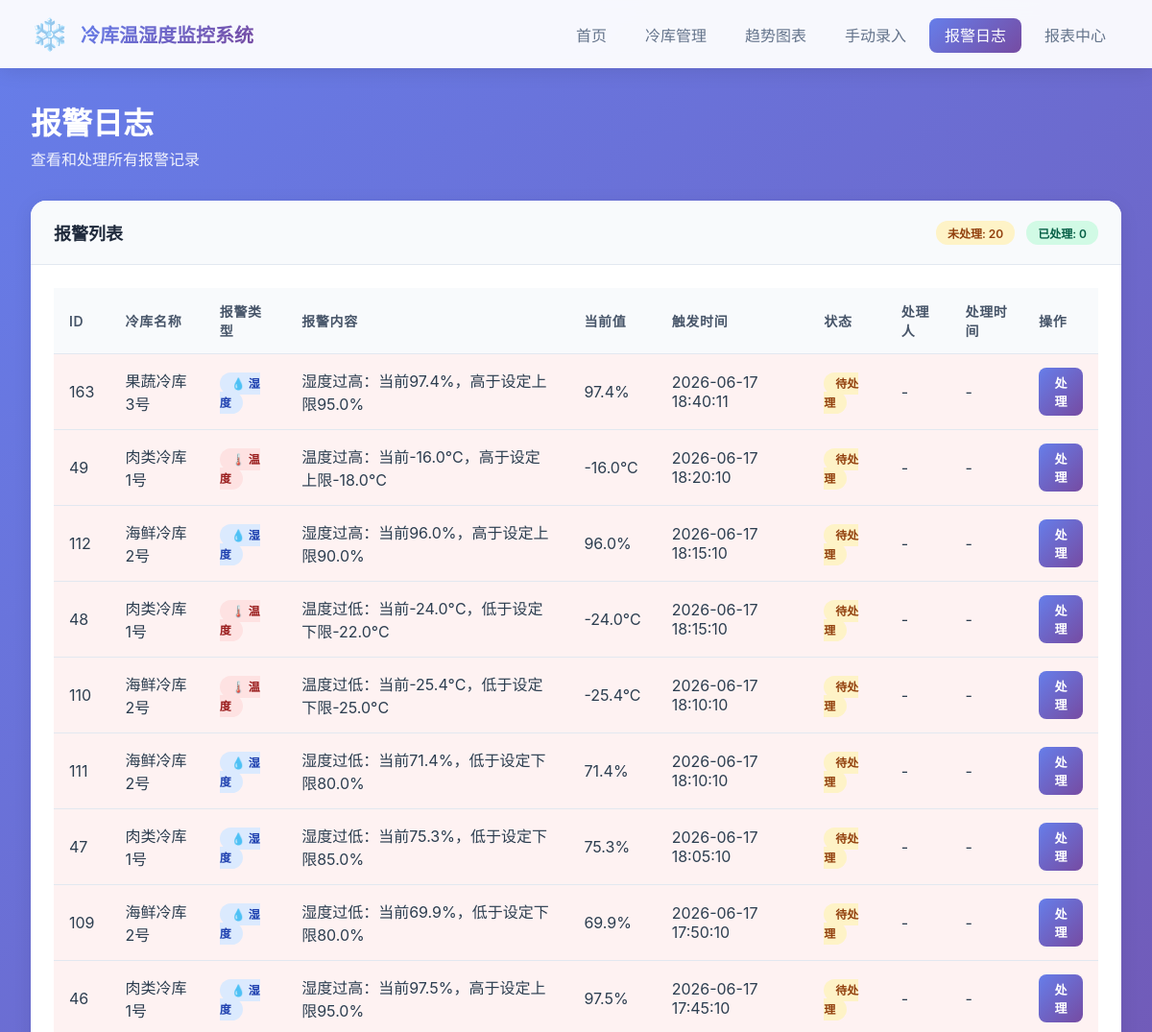
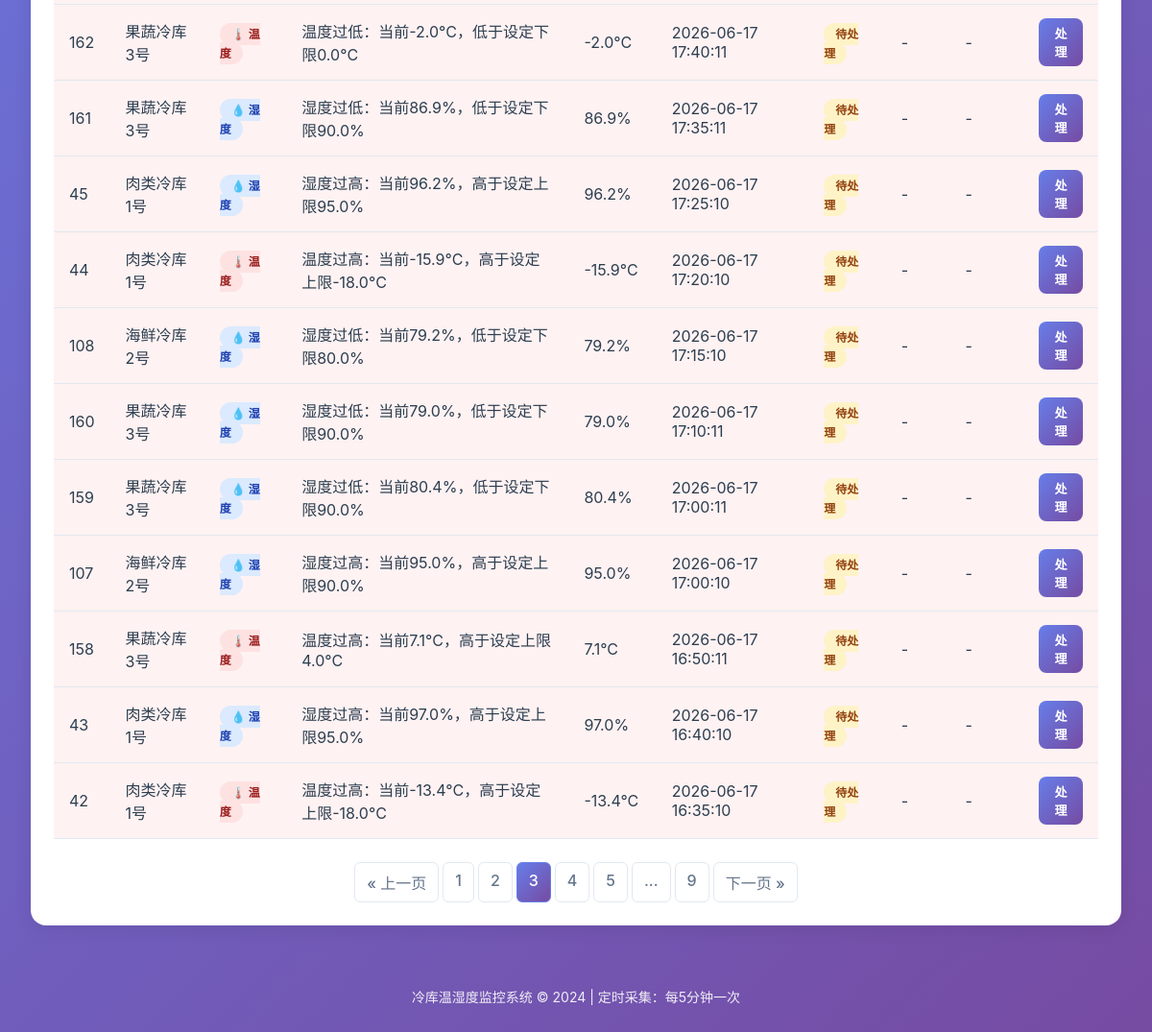
The app's page /alarms?page=3 with its own data (2 pictures, top to bottom).
### app.py (models this page shows, shortened)
class AlarmLog(db.Model):
    id = db.Column(db.Integer, primary_key=True)
    storage_id = db.Column(db.Integer, db.ForeignKey('cold_storage.id'), nullable=False)
    alarm_type = db.Column(db.String(20), nullable=False)
    message = db.Column(db.String(200), nullable=False)
    current_value = db.Column(db.Float, nullable=False)
    threshold_min = db.Column(db.Float)
    threshold_max = db.Column(db.Float)
    triggered_at = db.Column(db.DateTime, default=datetime.now)
    handled_at = db.Column(db.DateTime)
    handled_by = db.Column(db.String(100))
    handled_note = db.Column(db.String(500))
    is_handled = db.Column(db.Boolean, default=False)

class ColdStorage(db.Model):
    id = db.Column(db.Integer, primary_key=True)
    name = db.Column(db.String(100), nullable=False)
    temp_min = db.Column(db.Float, nullable=False)
    temp_max = db.Column(db.Float, nullable=False)
    humidity_min = db.Column(db.Float, nullable=False)
    humidity_max = db.Column(db.Float, nullable=False)
    created_at = db.Column(db.DateTime, default=datetime.now)
    records = db.relationship('TemperatureRecord', backref='storage', lazy=True, cascade='all, delete-orphan')
    alarms = db.relationship('AlarmLog', backref='storage', lazy=True, cascade='all, delete-orphan')

### app.py (the view)
@app.route('/alarms')
def alarms():
    page = request.args.get('page', 1, type=int)
    per_page = 20
    alarms_query = AlarmLog.query.order_by(AlarmLog.triggered_at.desc())
    pagination = alarms_query.paginate(page=page, per_page=per_page)
    return render_template('alarms.html', pagination=pagination, alarms=pagination.items)

### templates/alarms.html (shortened to what this page needs)
{% extends 'base.html' %}
{% block content %}
<div class="page-header">
    <h2>报警日志</h2>
    <p class="subtitle">查看和处理所有报警记录</p>
</div>
<div class="card">
    <div class="card-header">
        <div class="header-row">
            <h3>报警列表</h3>
            <div class="header-actions">
                <span class="badge badge-warning">未处理: {{ alarms|selectattr('is_handled', 'equalto', false)|list|length }}</span>
                <span class="badge badge-success">已处理: {{ alarms|selectattr('is_handled', 'equalto', true)|list|length }}</span>
            </div>
        </div>
    </div>
    <div class="card-body">
        {% if alarms %}
        <table class="data-table">
            <thead>
                <tr>
                    <th>ID</th>
                    <th>冷库名称</th>
                    <th>报警类型</th>
                    <th>报警内容</th>
                    <th>当前值</th>
                    <th>触发时间</th>
                    <th>状态</th>
                    <th>处理人</th>
                    <th>处理时间</th>
                    <th>操作</th>
                </tr>
            </thead>
            <tbody>
                {% for alarm in alarms %}
                <tr class="{{ 'alarm-unhandled' if not alarm.is_handled else '' }}">
                    <td>{{ alarm.id }}</td>
                    <td>{{ alarm.storage.name }}</td>
                    <td>
                        <span class="type-badge type-{{ alarm.alarm_type }}">
                            {% if 'temp' in alarm.alarm_type %}
                                🌡️ 温度
                            {% else %}
                                💧 湿度
                            {% endif %}
                        </span>
                    </td>
                    <td>{{ alarm.message }}</td>
                    <td>
                        {% if 'temp' in alarm.alarm_type %}
                            {{ alarm.current_value }}°C
                        {% else %}
                            {{ alarm.current_value }}%
                        {% endif %}
                    </td>
                    <td>{{ alarm.triggered_at.strftime('%Y-%m-%d %H:%M:%S') }}</td>
                    <td>
                        {% if alarm.is_handled %}
                            <span class="status-badge status-handled">已处理</span>
                        {% else %}
                            <span class="status-badge status-pending">待处理</span>
                        {% endif %}
                    </td>
                    <td>{{ alarm.handled_by or '-' }}</td>
                    <td>{{ alarm.handled_at.strftime('%Y-%m-%d %H:%M:%S') if alarm.handled_at else '-' }}</td>
                    <td>
                        {% if not alarm.is_handled %}
                        <button class="btn btn-small btn-primary" onclick="openHandleAlarmModal({{ alarm.id }})">处理</button>
                        {% else %}
                        <button class="btn btn-small btn-secondary" onclick="viewAlarmDetail({{ alarm.id }})">详情</button>
                        {% endif %}
                    </td>
                </tr>
                {% endfor %}
            </tbody>
        </table>
        {% if pagination.pages > 1 %}
        <div class="pagination">
            {% if pagination.has_prev %}
            <a href="{{ url_for('alarms', page=pagination.prev_num) }}" class="page-link">&laquo; 上一页</a>
            {% endif %}
            {% for page_num in pagination.iter_pages(left_edge=1, right_edge=1, left_current=2, right_current=2) %}
                {% if page_num %}
                    {% if pagination.page == page_num %}
                    <span class="page-link active">{{ page_num }}</span>
                    {% else %}
                    <a href="{{ url_for('alarms', page=page_num) }}" class="page-link">{{ page_num }}</a>
                    {% endif %}
                {% else %}
                    <span class="page-link">...</span>
                {% endif %}
            {% endfor %}
            {% if pagination.has_next %}
            <a href="{{ url_for('alarms', page=pagination.next_num) }}" class="page-link">下一页 &raquo;</a>
            {% endif %}
        </div>
        {% endif %}
        {% else %}
        <div class="empty-state-small">
            <p>暂无报警记录</p>
        </div>
        {% endif %}
    </div>
</div>
{% endblock %}

### static/css/style.css (style rules this page uses)
* { margin: 0; padding: 0; box-sizing: border-box; }
body { font-family: -apple-system, BlinkMacSystemFont, 'Segoe UI', Roboto, 'Helvetica Neue', Arial, sans-serif; background: linear-gradient(135deg, #667eea 0%, #764ba2 100%); min-height: 100vh; color: #2c3e50; }
.page-header { margin-bottom: 2rem; color: white; }
.page-header h2 { font-size: 2rem; font-weight: 700; margin-bottom: 0.25rem; }
.page-header .subtitle { opacity: 0.9; font-size: 1rem; }
.card { background: white; border-radius: 16px; box-shadow: 0 4px 20px rgba(0, 0, 0, 0.08); margin-bottom: 1.5rem; overflow: hidden; }
.card-header { padding: 1.25rem 1.5rem; background: #f8fafc; border-bottom: 1px solid #e2e8f0; }
.card-header h3 { font-size: 1.125rem; font-weight: 600; color: #1e293b; }
.header-row { display: flex; justify-content: space-between; align-items: center; flex-wrap: wrap; gap: 1rem; }
.header-actions { display: flex; gap: 0.75rem; align-items: center; flex-wrap: wrap; }
.card-body { padding: 1.5rem; }
.btn { padding: 0.625rem 1.25rem; border: none; border-radius: 8px; font-weight: 600; cursor: pointer; transition: all 0.3s ease; font-size: 0.9375rem; text-decoration: none; display: inline-flex; align-items: center; justify-content: center; gap: 0.5rem; }
.btn-small { padding: 0.375rem 0.75rem; font-size: 0.8125rem; }
.btn-primary { background: linear-gradient(135deg, #667eea 0%, #764ba2 100%); color: white; }
.data-table { width: 100%; border-collapse: collapse; }
.data-table th, .data-table td { padding: 0.875rem 1rem; text-align: left; border-bottom: 1px solid #e2e8f0; }
.data-table th { background: #f8fafc; font-weight: 600; color: #475569; font-size: 0.875rem; text-transform: uppercase; letter-spacing: 0.05em; }
.data-table tbody tr.alarm-unhandled { background: #fef2f2; }
.type-badge { padding: 0.25rem 0.75rem; border-radius: 12px; font-size: 0.75rem; font-weight: 600; }
.type-temp_high, .type-temp_low { background: #fee2e2; color: #991b1b; }
.type-humidity_high, .type-humidity_low { background: #dbeafe; color: #1e40af; }
.status-badge { padding: 0.25rem 0.75rem; border-radius: 12px; font-size: 0.75rem; font-weight: 600; text-transform: uppercase; }
.status-pending { background: #fef3c7; color: #92400e; }
.badge { padding: 0.25rem 0.75rem; border-radius: 12px; font-size: 0.75rem; font-weight: 600; }
.badge-warning { background: #fef3c7; color: #92400e; }
.badge-success { background: #d1fae5; color: #065f46; }
.pagination { display: flex; justify-content: center; gap: 0.25rem; margin-top: 1.5rem; flex-wrap: wrap; }
.page-link { padding: 0.5rem 0.75rem; border: 1px solid #e2e8f0; border-radius: 6px; text-decoration: none; color: #64748b; font-weight: 500; transition: all 0.3s ease; }
.page-link.active { background: linear-gradient(135deg, #667eea 0%, #764ba2 100%); color: white; border-color: #667eea; }

### records on screen
AlarmLog: id "163", storage.name "果蔬冷库3号", alarm_type "💧 湿度", message "湿度过高：当前97.4%，高于设定上限95.0%", current_value "97.4", triggered_at "2026-06-17 18:40:11", is_handled "待处理", handled_by "-", handled_at "-"
AlarmLog: id "49", storage.name "肉类冷库1号", alarm_type "🌡️ 温度", message "温度过高：当前-16.0°C，高于设定上限-18.0°C", current_value "-16.0", triggered_at "2026-06-17 18:20:10", is_handled "待处理", handled_by "-", handled_at "-"
AlarmLog: id "112", storage.name "海鲜冷库2号", alarm_type "💧 湿度", message "湿度过高：当前96.0%，高于设定上限90.0%", current_value "96.0", triggered_at "2026-06-17 18:15:10", is_handled "待处理", handled_by "-", handled_at "-"
AlarmLog: id "48", storage.name "肉类冷库1号", alarm_type "🌡️ 温度", message "温度过低：当前-24.0°C，低于设定下限-22.0°C", current_value "-24.0", triggered_at "2026-06-17 18:15:10", is_handled "待处理", handled_by "-", handled_at "-"
AlarmLog: id "110", storage.name "海鲜冷库2号", alarm_type "🌡️ 温度", message "温度过低：当前-25.4°C，低于设定下限-25.0°C", current_value "-25.4", triggered_at "2026-06-17 18:10:10", is_handled "待处理", handled_by "-", handled_at "-"
AlarmLog: id "111", storage.name "海鲜冷库2号", alarm_type "💧 湿度", message "湿度过低：当前71.4%，低于设定下限80.0%", current_value "71.4", triggered_at "2026-06-17 18:10:10", is_handled "待处理", handled_by "-", handled_at "-"
AlarmLog: id "47", storage.name "肉类冷库1号", alarm_type "💧 湿度", message "湿度过低：当前75.3%，低于设定下限85.0%", current_value "75.3", triggered_at "2026-06-17 18:05:10", is_handled "待处理", handled_by "-", handled_at "-"
AlarmLog: id "109", storage.name "海鲜冷库2号", alarm_type "💧 湿度", message "湿度过低：当前69.9%，低于设定下限80.0%", current_value "69.9", triggered_at "2026-06-17 17:50:10", is_handled "待处理", handled_by "-", handled_at "-"
AlarmLog: id "46", storage.name "肉类冷库1号", alarm_type "💧 湿度", message "湿度过高：当前97.5%，高于设定上限95.0%", current_value "97.5", triggered_at "2026-06-17 17:45:10", is_handled "待处理", handled_by "-", handled_at "-"
AlarmLog: id "162", storage.name "果蔬冷库3号", alarm_type "🌡️ 温度", message "温度过低：当前-2.0°C，低于设定下限0.0°C", current_value "-2.0", triggered_at "2026-06-17 17:40:11", is_handled "待处理", handled_by "-", handled_at "-"
AlarmLog: id "161", storage.name "果蔬冷库3号", alarm_type "💧 湿度", message "湿度过低：当前86.9%，低于设定下限90.0%", current_value "86.9", triggered_at "2026-06-17 17:35:11", is_handled "待处理", handled_by "-", handled_at "-"
AlarmLog: id "45", storage.name "肉类冷库1号", alarm_type "💧 湿度", message "湿度过高：当前96.2%，高于设定上限95.0%", current_value "96.2", triggered_at "2026-06-17 17:25:10", is_handled "待处理", handled_by "-", handled_at "-"
AlarmLog: id "44", storage.name "肉类冷库1号", alarm_type "🌡️ 温度", message "温度过高：当前-15.9°C，高于设定上限-18.0°C", current_value "-15.9", triggered_at "2026-06-17 17:20:10", is_handled "待处理", handled_by "-", handled_at "-"
AlarmLog: id "108", storage.name "海鲜冷库2号", alarm_type "💧 湿度", message "湿度过低：当前79.2%，低于设定下限80.0%", current_value "79.2", triggered_at "2026-06-17 17:15:10", is_handled "待处理", handled_by "-", handled_at "-"
AlarmLog: id "160", storage.name "果蔬冷库3号", alarm_type "💧 湿度", message "湿度过低：当前79.0%，低于设定下限90.0%", current_value "79.0", triggered_at "2026-06-17 17:10:11", is_handled "待处理", handled_by "-", handled_at "-"
AlarmLog: id "159", storage.name "果蔬冷库3号", alarm_type "💧 湿度", message "湿度过低：当前80.4%，低于设定下限90.0%", current_value "80.4", triggered_at "2026-06-17 17:00:11", is_handled "待处理", handled_by "-", handled_at "-"
AlarmLog: id "107", storage.name "海鲜冷库2号", alarm_type "💧 湿度", message "湿度过高：当前95.0%，高于设定上限90.0%", current_value "95.0", triggered_at "2026-06-17 17:00:10", is_handled "待处理", handled_by "-", handled_at "-"
AlarmLog: id "158", storage.name "果蔬冷库3号", alarm_type "🌡️ 温度", message "温度过高：当前7.1°C，高于设定上限4.0°C", current_value "7.1", triggered_at "2026-06-17 16:50:11", is_handled "待处理", handled_by "-", handled_at "-"
AlarmLog: id "43", storage.name "肉类冷库1号", alarm_type "💧 湿度", message "湿度过高：当前97.0%，高于设定上限95.0%", current_value "97.0", triggered_at "2026-06-17 16:40:10", is_handled "待处理", handled_by "-", handled_at "-"
AlarmLog: id "42", storage.name "肉类冷库1号", alarm_type "🌡️ 温度", message "温度过高：当前-13.4°C，高于设定上限-18.0°C", current_value "-13.4", triggered_at "2026-06-17 16:35:10", is_handled "待处理", handled_by "-", handled_at "-"

### other values on screen
{{ alarms|selectattr('is_handled', 'equalto', false)|list|length }} "20"
{{ alarms|selectattr('is_handled', 'equalto', true)|list|length }} "0"
{{ page_num }} "1" "2" "4" "5" "9"
{{ page_num }} "3"
